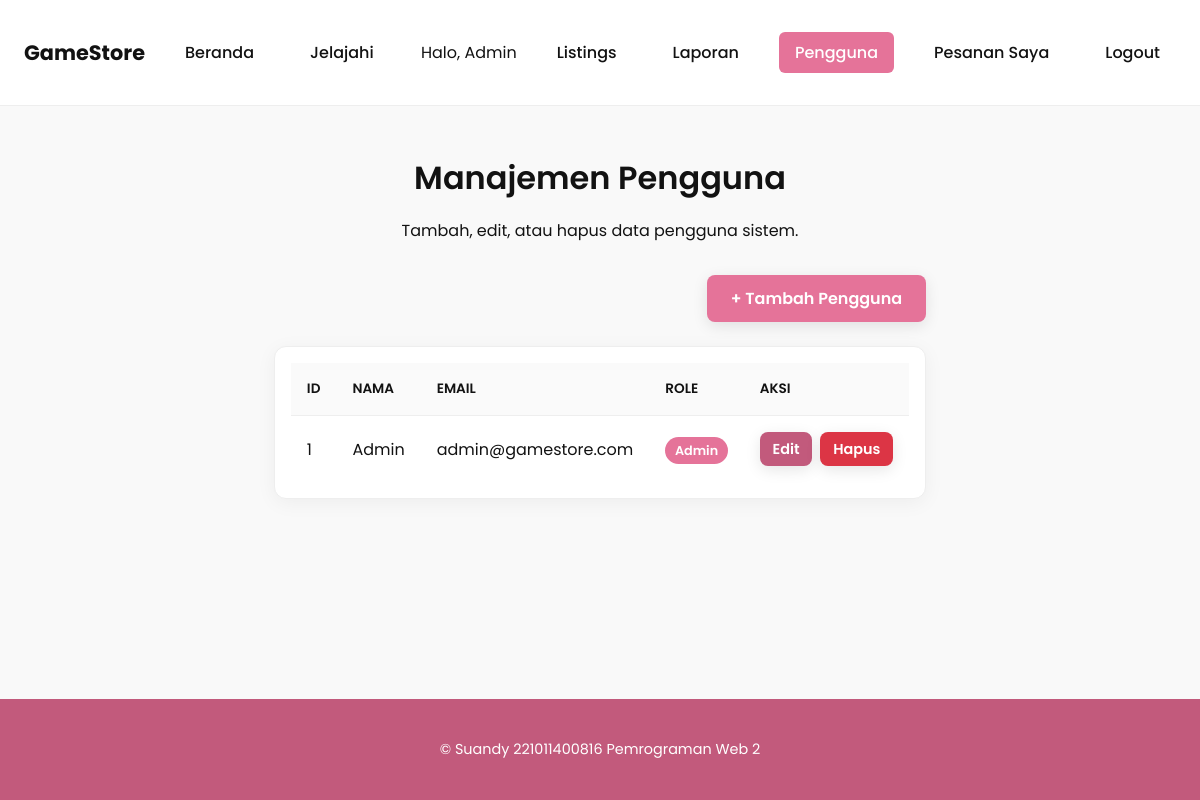
/admin_users.php (signed in), run on an earlier commit of the app's database.
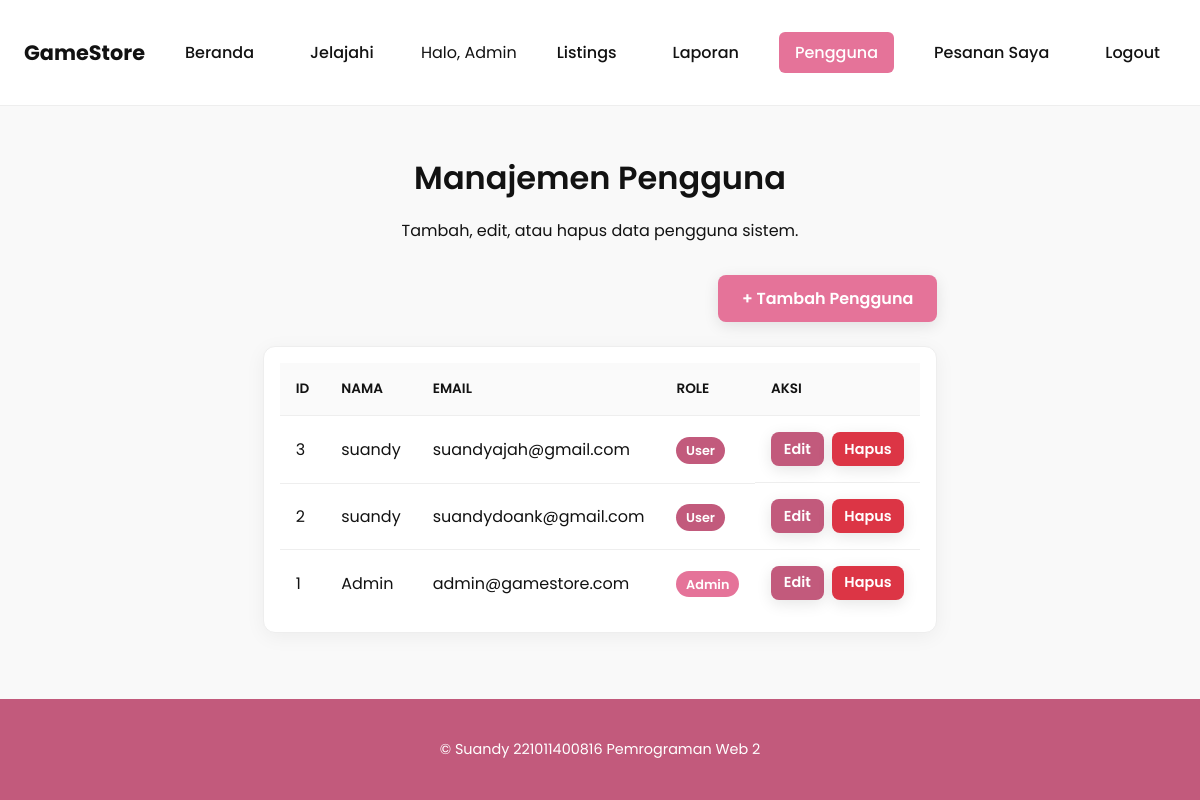
And on a later commit of the database.
### tables this page shows
CREATE TABLE `users` (
  `id` int(11) NOT NULL,
  `name` varchar(255) NOT NULL,
  `email` varchar(255) NOT NULL,
  `password` varchar(255) NOT NULL,
  `is_admin` tinyint(1) DEFAULT 0,
  `created_at` timestamp NOT NULL DEFAULT current_timestamp()
);

### auth.php (called while the page is built, shortened)
<?php
function current_user($pdo) {
    $stmt = $pdo->prepare("SELECT * FROM users WHERE id = ?");
    $stmt->execute([$_SESSION['user_id']]);
    return $stmt->fetch();
}
function require_admin($pdo) {
    $u = current_user($pdo);
}

### admin_users.php (the view, shortened to what this page needs)
<?php
require_once 'db.php';
require_once 'auth.php';
require_admin($pdo);
include 'header.php';
?>
<div class="container admin-page">
    <div class="page-header">
        <h1>Manajemen Pengguna</h1>
        <p>Tambah, edit, atau hapus data pengguna sistem.</p>
    </div>
    <?php
    $stmt = $pdo->query("SELECT * FROM users ORDER BY id DESC");
    $users = $stmt->fetchAll();
    ?>
    <div class="admin-actions-header">
        <a href="admin_add_user.php" class="btn btn-primary">+ Tambah Pengguna</a>
    </div>
    <div class="table-container">
        <table class="data-table">
            <thead>
                <tr>
                    <th>ID</th>
                    <th>Nama</th>
                    <th>Email</th>
                    <th class="text-center">Role</th>
                    <th class="text-right">Aksi</th>
                </tr>
            </thead>
            <tbody>
                <?php foreach($users as $u): ?>
                <tr>
                    <td><?= $u['id'] ?></td>
                    <td><?= htmlspecialchars($u['name']) ?></td>
                    <td><?= htmlspecialchars($u['email']) ?></td>
                    <td class="text-center">
                        <?php if ($u['is_admin']): ?>
                            <span class="role-badge role-admin">Admin</span>
                        <?php else: ?>
                            <span class="role-badge role-user">User</span>
                        <?php endif; ?>
                    </td>
                    <td class="action-cell text-right">
                        <a href="admin_edit_user.php?id=<?= $u['id'] ?>" class="btn btn-sm btn-secondary">Edit</a>
                        <a href="admin_delete_user.php?id=<?= $u['id'] ?>" class="btn btn-sm btn-danger" onclick="return confirm('Anda yakin ingin menghapus pengguna ini?')">Hapus</a>
                    </td>
                </tr>
                <?php endforeach; ?>
            </tbody>
        </table>
    </div>
</div>
<?php include 'footer.php'; ?>

### header.php (shortened to what this page needs)
<?php
require_once 'auth.php';
$user = current_user($pdo);
$current_page = basename($_SERVER['PHP_SELF']);
function is_active($page_name, $current_page) {
    return $page_name === $current_page ? 'active' : '';
}
?>
<!DOCTYPE html>
<html lang="id">
<head>
    <link rel="stylesheet" href="https://cdnjs.cloudflare.com/ajax/libs/font-awesome/6.0.0-beta3/css/all.min.css">
</head>
<body>
<header class="main-header">
    <div class="container">
        <div class="header-content">
            <div class="header-left">
                <a href="index.php" class="brand-logo">GameStore</a>
                <nav class="main-nav">
                    <a href="index.php" class="nav-link <?= is_active('index.php', $current_page) ?>">Beranda</a>
                    <a href="listing.php" class="nav-link <?= is_active('listing.php', $current_page) ?>">Jelajahi</a>
                </nav>
            </div>
            <div class="header-right">
                <div class="header-actions">
                    <?php if($user): ?>
                        <span class="header-user-name">Halo, <?= htmlspecialchars($user['name']) ?></span>
                        <?php if($user['is_admin']): ?>
                            <a href="admin_panel.php" class="nav-link <?= is_active('admin_panel.php', $current_page) ?>">Listings</a>
                            <a href="admin_sales.php" class="nav-link <?= is_active('admin_sales.php', $current_page) ?>">Laporan</a>
                            <a href="admin_users.php" class="nav-link <?= is_active('admin_users.php', $current_page) ?>">Pengguna</a>
                        <?php endif; ?>
                        <a href="orders.php" class="nav-link <?= is_active('orders.php', $current_page) ?>">Pesanan Saya</a>
                        <a href="logout.php" class="nav-link">Logout</a>
                    <?php else: ?>
                        <a href="login.php" class="btn btn-secondary btn-sm">Login</a>
                        <a href="register.php" class="btn btn-primary btn-sm">Daftar</a>
                    <?php endif; ?>
                </div>
            </div>
        </div>
    </div>
</header>
<div class="container">

What changed in the data, as far as the page shows it:
added users: id "3", name "suandy", email "suandyajah@gmail.com", is_admin "User"
added users: id "2", name "suandy", email "suandydoank@gmail.com", is_admin "User"
